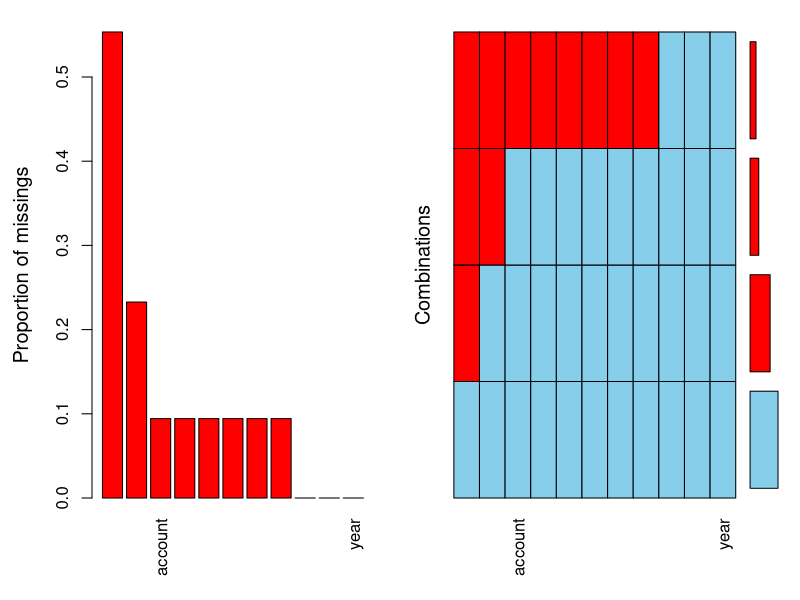
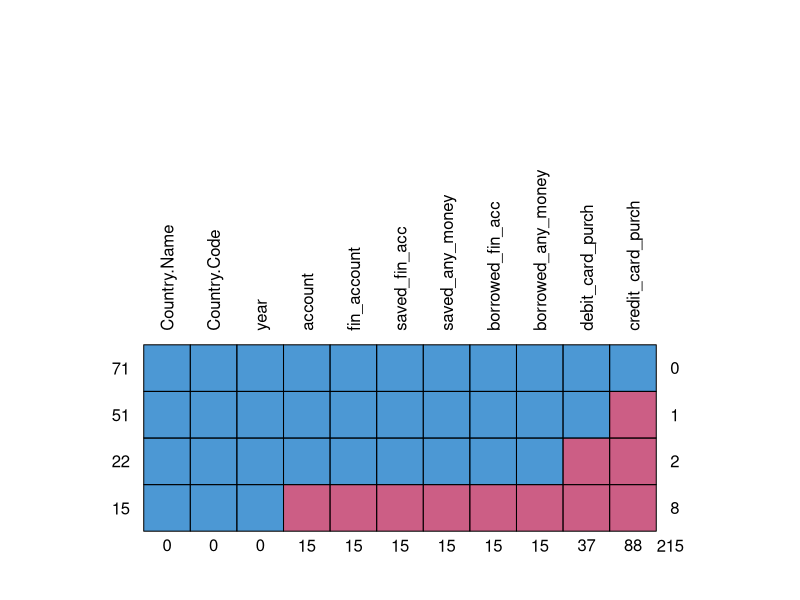
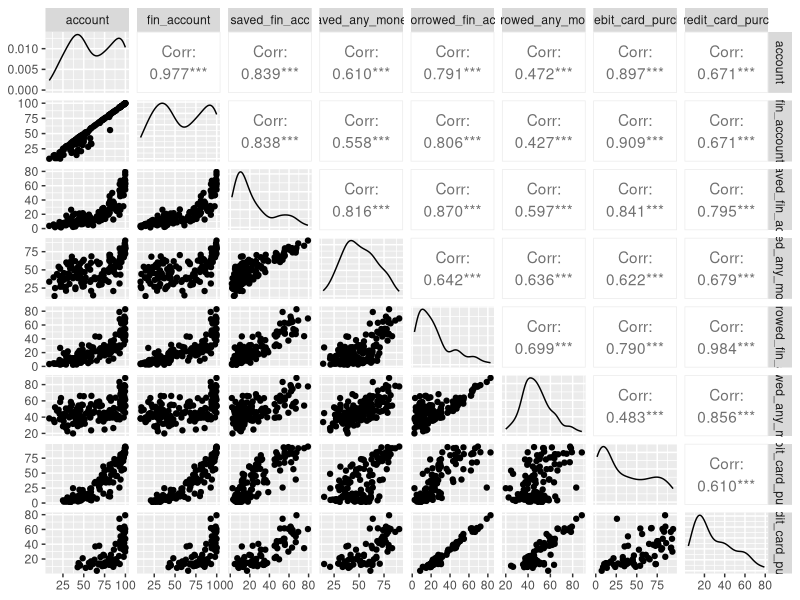
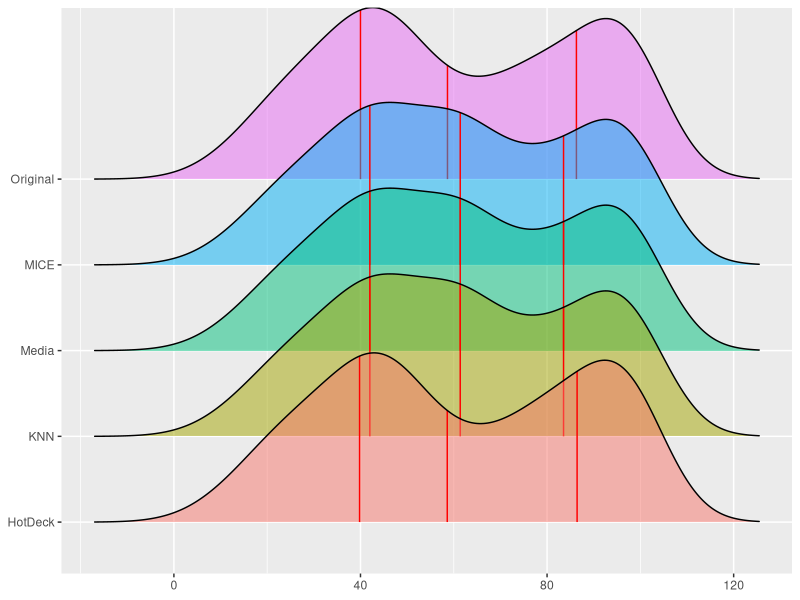
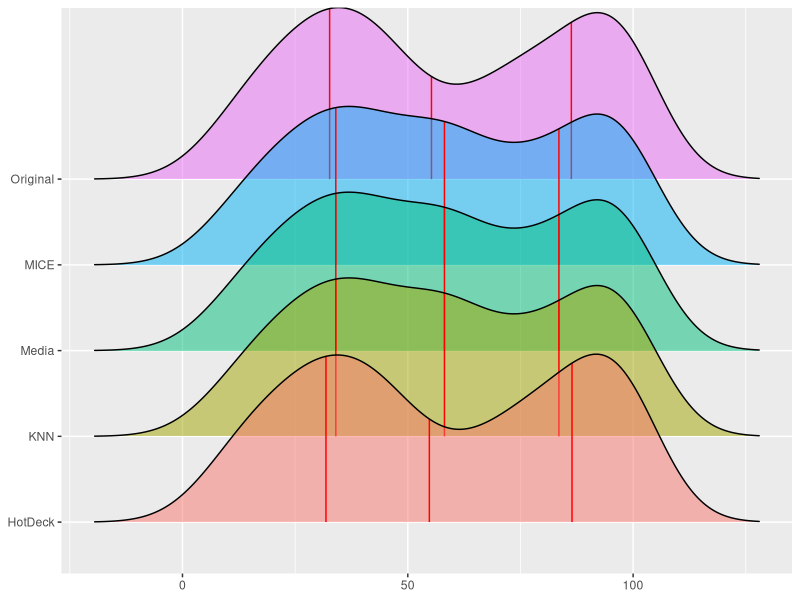
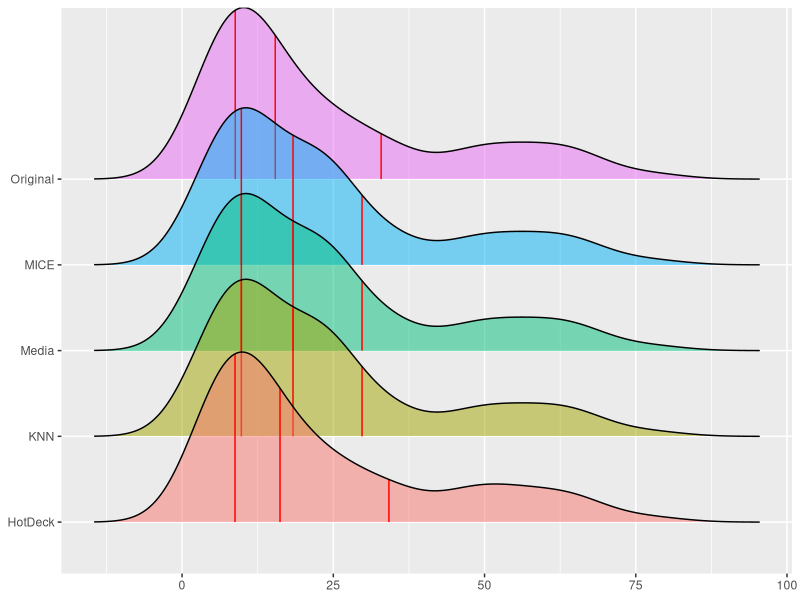
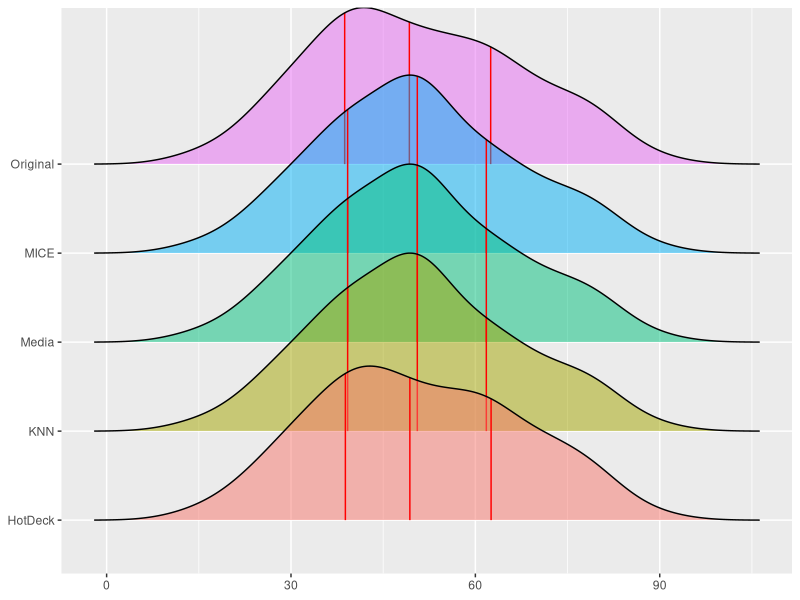
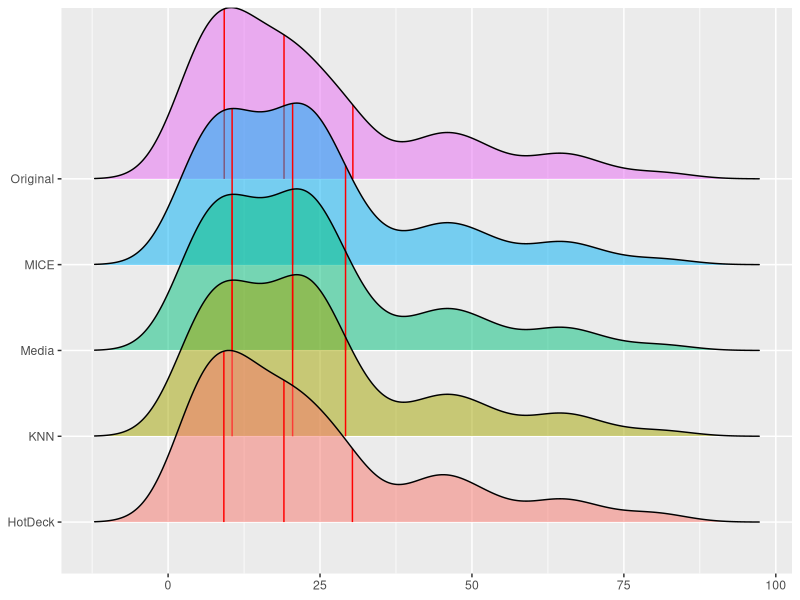

The R source for these figures, in order:
library(tidyverse)

library(ggplot2)
library(GGally)
library(ggridges)

library(VIM)
library(mice) # Cargamos la librería

#wd
setwd('C:/Users/mateo/Documents/repos/financialinclusionClustering')

#data
data = read.csv("data/data.csv")
data = data[ data$year == 2017,]
glimpse(data)
summary(data)

#EDA
summary(aggr(data, sortVar=TRUE, plot=F))
# aggr(data, sortVar=TRUE, oma = c(16, 5, 5, 3), numbers=T)
aggr(data, sortVar=TRUE)

na_pattern_plot= md.pattern(data, rotate.names=T, plot = T)
ggsave('results/na_patter_plot.jpg', na_pattern_plot)

data.frame(na_pattern_plot)


#plot
ggpairs(data=data, columns = 4:ncol(data) )
ggsave("ggpair.jpg")


# imputacion hot deck
hotdeck_imp <-hotdeck(data  , imp_var =F)
hotdeck_imp$imputer = 'HotDeck' 


# levanto data from py
data_imp = read.csv('results/data_imputada.csv') %>% 
  bind_rows(hotdeck_imp) %>% 
  bind_rows(data %>% 
              mutate(imputer= 'Original'))

table(data_imp$imputer)
 

# PLOTSSS
# https://cran.r-project.org/web/packages/ggridges/vignettes/introduction.html#:~:text=The%20ggridges%20package%20provides%20two,then%20draws%20those%20using%20ridgelines.
# scale = 5, substantial overlap

for (i in names(data_imp[, 4:ncol(data_imp) ])) {
  print(i) 
  if (i != 'imputer'){
    print ( data_imp %>% 
              ggplot(aes(x = data_imp[,i], y = imputer, fill = imputer )) + 
              geom_density_ridges(
                scale = 2,
                quantiles = 4,
                quantile_lines = TRUE,   vline_size = 0.5, vline_color = "red",
                alpha = .5
              ) + 
              # scale_point_color_hue(l = 40) +
              # scale_discrete_manual(aesthetics = "point_shape", values = c(21, 22, 23, 24, 25))+
              labs()+
              theme(legend.position = 'none', 
                    axis.title = element_blank()) 
    )  
    ggsave(paste0('results/dist_imp/dist_',i,'.jpg' ))
    
  }
}
